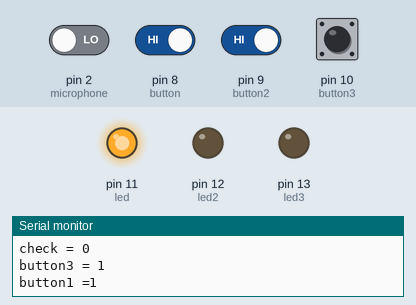
The sketch below on a simulated Arduino Uno, built with avr-gcc and run on an emulated ATmega328P. Shown: output pins drawn as LEDs (lit = HIGH), the last lines printed to the serial monitor. Dashed ring = blinking. Inputs (shaded band) come from the test bench; at power-on: pin 8 (button), pin 9 (button2), pin 10 (button3) HIGH, pin 2 (microphone) LOW.

Above: at 1.2 s.
1.3 s: pin 10 (button3) pulled LOW for 0.15 s
At 2.4 s:
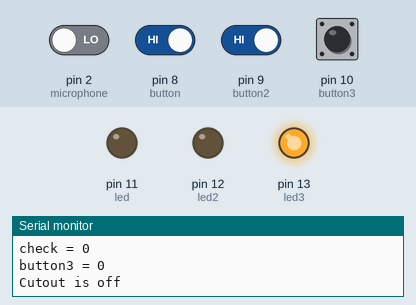
2.9 s: pin 10 (button3) pulled LOW for 1 s
6.9 s: pin 2 (microphone) driven HIGH and pin 8 (button) driven LOW and pin 9 (button2) driven LOW and pin 10 (button3) driven LOW
At 7.13 s:
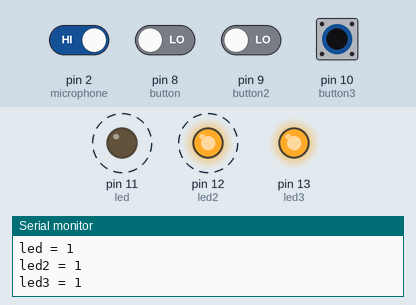
9.9 s: pin 10 (button3) driven HIGH
12.9 s: pin 2 (microphone) driven LOW
At 13.5 s:
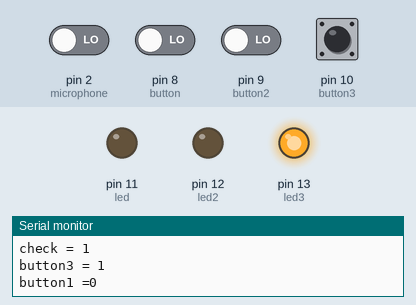
14.4 s: pin 8 (button) driven HIGH
At 14.7 s:
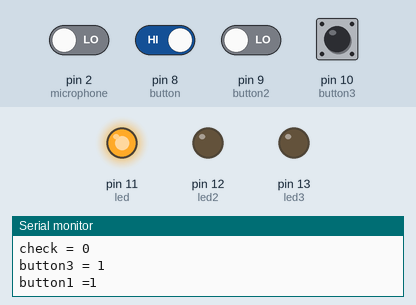
Timing chart, 0 to 17.4 s (numbered marks = the images above; inputs shaded):
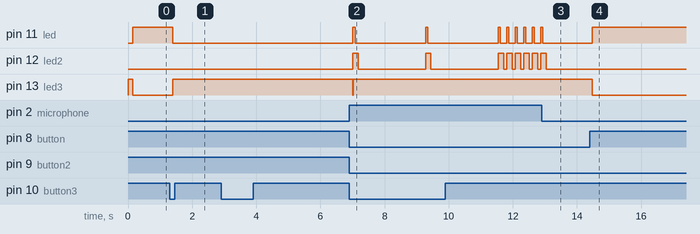

The sketch:

buttontest.ino
```cpp
#include <Servo.h>
#include <LCD_I2C.h>

//before use microphone
int button = 8;
int button2 = 9;
int button3 = 10;

int led = 11;
int led2 = 12;
int led3 = 13;

int microphone = 2;


int buttonstate = 0;
int buttonstate2 = 0;
int buttonstate3 = 0;

int check = 0;


// Variables for debounce
int debounceDelay = 50; // Debounce delay in milliseconds
int debounceDelay2 = 100; // Debounce delay in milliseconds

unsigned long lastDebounceTime = 0; // Last time the button was debounced
unsigned long lastDebounceTime2 = 0; // Last time the button was debounced


void setup() {
  // put your setup code here, to run once:
  Serial.begin(9600);
  pinMode(button, INPUT_PULLUP);
  pinMode(button2, INPUT_PULLUP);
  pinMode(button3 , INPUT_PULLUP);
  pinMode(led, OUTPUT);
  pinMode(led2, OUTPUT);
  pinMode(led3, OUTPUT);
}

void loop() {
  // put your main code here, to run repeatedly:
  // Read button states

  int reading = digitalRead(button);
  int reading2 = digitalRead(button2);
  int reading3 = digitalRead(button3);
  int soundcheck = digitalRead(microphone);

  // Debounce button 1
  if (millis() - lastDebounceTime > debounceDelay)
  {
    if (reading != buttonstate)
    {
      buttonstate = reading;
    }
  }

  // Debounce button 2
  if (millis() - lastDebounceTime2 > debounceDelay2)
  {
    if (reading2 != buttonstate2)
    {
      buttonstate2 = reading2;
    }
  }
  if (reading3 != buttonstate3)
  {
    buttonstate3 = reading3;
  }

  Serial.print("button1 =");
  Serial.println(buttonstate);
  Serial.print("button2 =");
  Serial.println(buttonstate2);
  Serial.print("check = ");
  Serial.println(check);
  Serial.println("");
  Serial.print("button3 = ");
  Serial.println(buttonstate3);

  // Control LED based on button 1 state
  if (check == 1)
  {
    if (buttonstate == LOW or buttonstate2 == LOW and check != 0)
    {
      digitalWrite(led, HIGH);
      digitalWrite(led3,LOW);
      check = 0;

    }
  }


  // Update check variable
  if (buttonstate == LOW and check != 1)
  {
    if(buttonstate2 == LOW )
    {
      check = 1;
      digitalWrite(led,LOW);
      digitalWrite(led2,LOW);
      digitalWrite(led3,HIGH);
    }
  }
  if (check >= 1 and digitalRead(microphone)== HIGH)
  {
      digitalWrite(led3, LOW);
      digitalWrite(led, !digitalRead(led));
      Serial.print("led = ");
      Serial.println(digitalRead(led));
      digitalWrite(led2, !digitalRead(led2));
      Serial.print("led2 = ");
      Serial.println(digitalRead(led2));
      digitalWrite(led3, !digitalRead(led3));
      Serial.print("led3 = ");
      Serial.println(digitalRead(led3));
      check = 2;

  }
  if (check == 2 and buttonstate == LOW)               //ทำไฟกระพริบ
  {
    digitalWrite(led, HIGH);
    delay(50);
    digitalWrite(led,LOW);
    delay(50);
    digitalWrite(led2,HIGH);
    delay(50);
    digitalWrite(led2,LOW);
    delay(50);
    digitalWrite(led3,HIGH);
    delay(50);
    digitalWrite(led3,LOW);
  }


  if(buttonstate3 == LOW)
  {
    check = 0;
    digitalWrite(led, LOW);
    digitalWrite(led2, LOW);
    digitalWrite(led3, HIGH);

    Serial.println("Cutout is off");
    delay(2000);
  }


}
```

Measured:
- after the input at 1.3 s, pin 11 (led): HIGH → LOW after 0.09 s; pin 13 (led3): LOW → HIGH after 0.09 s
- after the input at 6.9 s, pin 11 (led): alternates HIGH for 0.07 s and LOW for 2.2 s, starting after 0.10 s; pin 12 (led2): alternates HIGH for 0.17 s and LOW for 2.1 s, starting after 0.11 s; pin 13 (led3): HIGH → LOW after 0.10 s, → HIGH 0.02 s later
- after the input at 12.9 s, pin 11 (led): goes on until 12.9 s, then stays LOW; pin 12 (led2): goes on until 13.0 s, then stays LOW
- after the input at 14.4 s, pin 11 (led): LOW → HIGH after 0.07 s; pin 13 (led3): HIGH → LOW after 0.07 s
